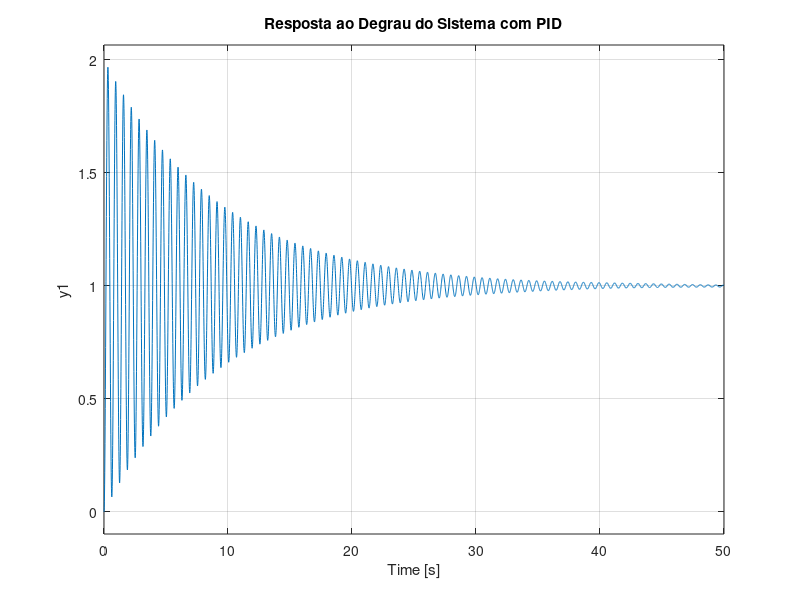
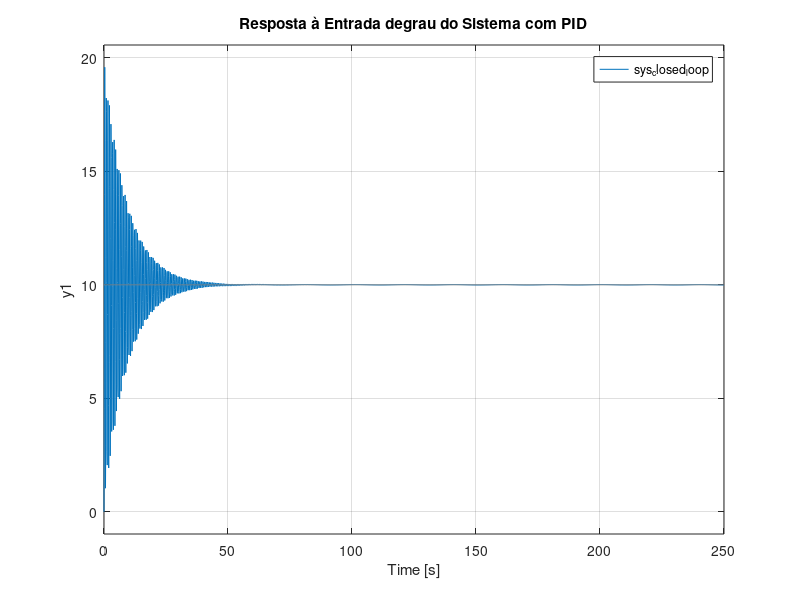
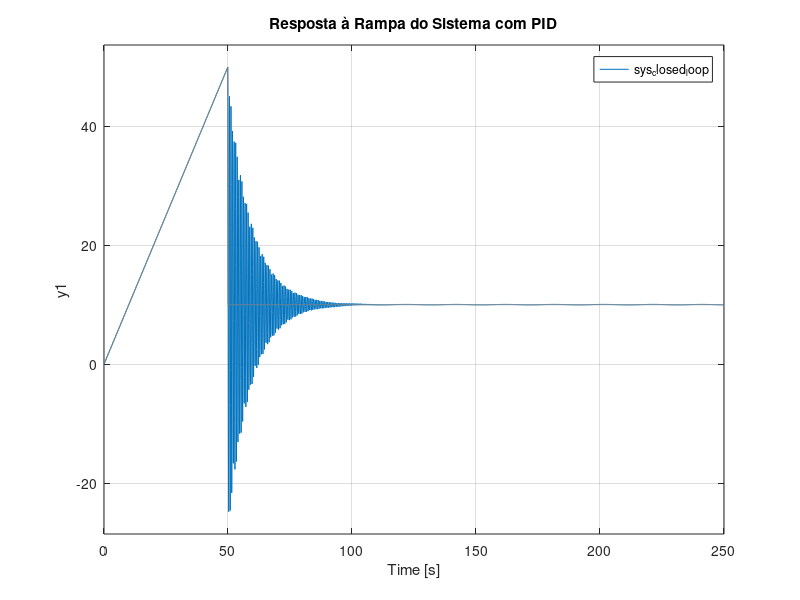
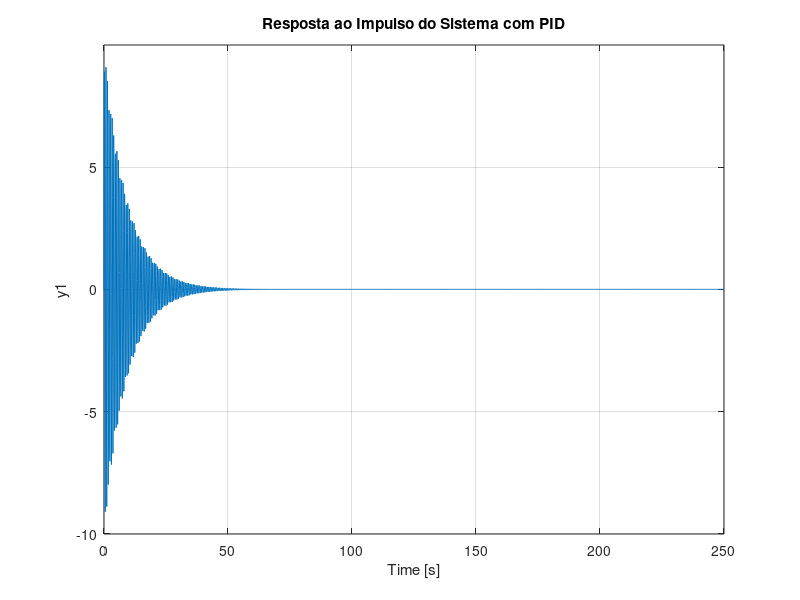

MATLAB code to generate these figures, in order:
clc, close all, clear all, more off, pkg load control

pkg load control

% Parâmetros do sistema
R = 1;      % Resistência
L = 0.1;    % Indutância
fc = 10;    % Frequência de corte do filtro RC
T1 = 1 / fc;

% Calcula as constantes de tempo
tl = L / R;
tc = 1 / (2 * pi * fc);

% Função de transferência do sistema G(s)
num_g = 1;
den_g = conv([1 tl], [1 tc]);
sys_g = tf(num_g, den_g);

% Função de transferência do controlador Gc(s)
Kp = 10;     % Ganho proporcional
Ki = 0;     % Ganho integral
Kd = 100;     % Ganho derivativo
num_gc = [Kd Ki Kp];
den_gc = conv([1 T1], [1 0]);
sys_gc = tf(num_gc, den_gc);

% Função de transferência em malha fechada
sys_closed_loop = feedback(series(sys_g, sys_gc), 1);

% Resposta ao degrau
t = 0:0.01:50;
step(sys_closed_loop, t);
title('Resposta ao Degrau do Sistema com PID');

% Resposta à entrada degrau
figure;
t = 0:0.1:250;
u = ones(size(t))*10;
lsim(sys_closed_loop, u, t);
title('Resposta à Entrada degrau do Sistema com PID');


% Resposta à entrada Rampa
figure;
t = 0:0.1:250;
ramp = t;
ramp(t >= 50) = 10; % Rampa constante após 2 segundos
lsim(sys_closed_loop, ramp, t);
title('Resposta à Rampa do Sistema com PID');




% Resposta à entrada Impulso
figure;
t = 0:0.1:250;
impulse(sys_closed_loop, t);
title('Resposta ao Impulso do Sistema com PID');




